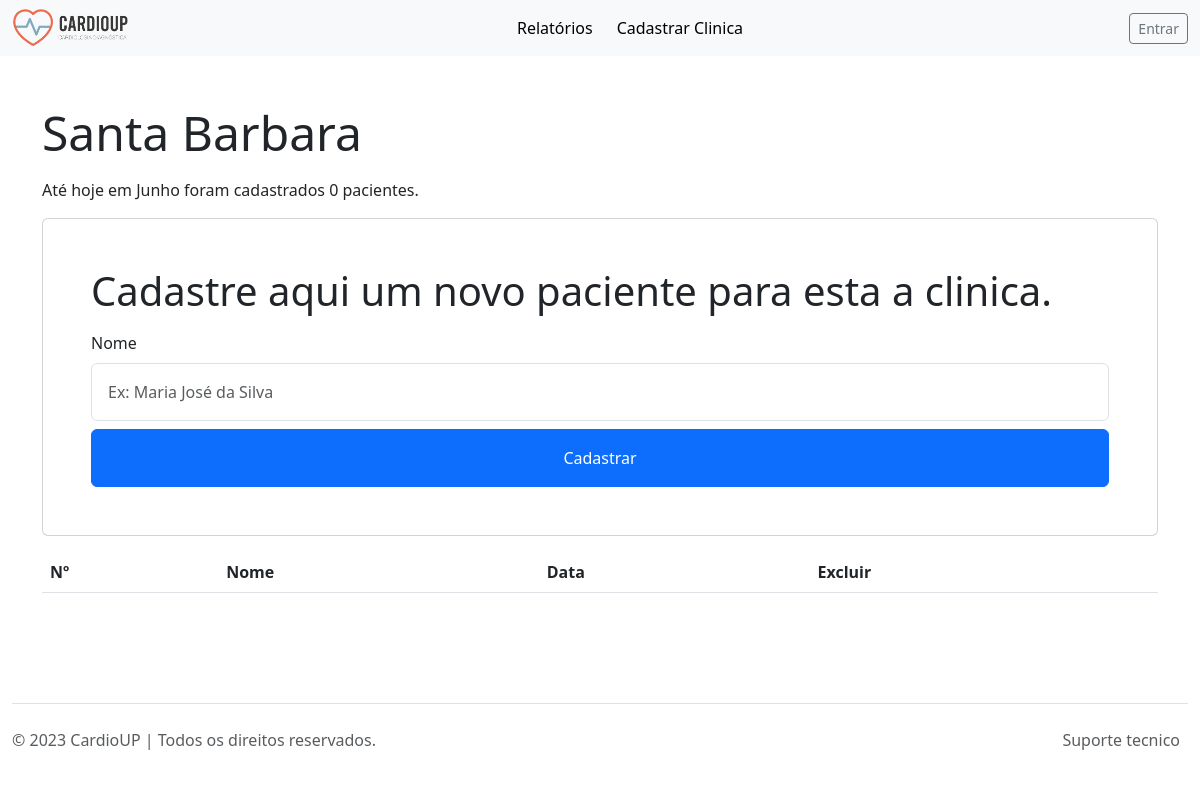
Before: /clinica/4/paciente/novo with the older database file.
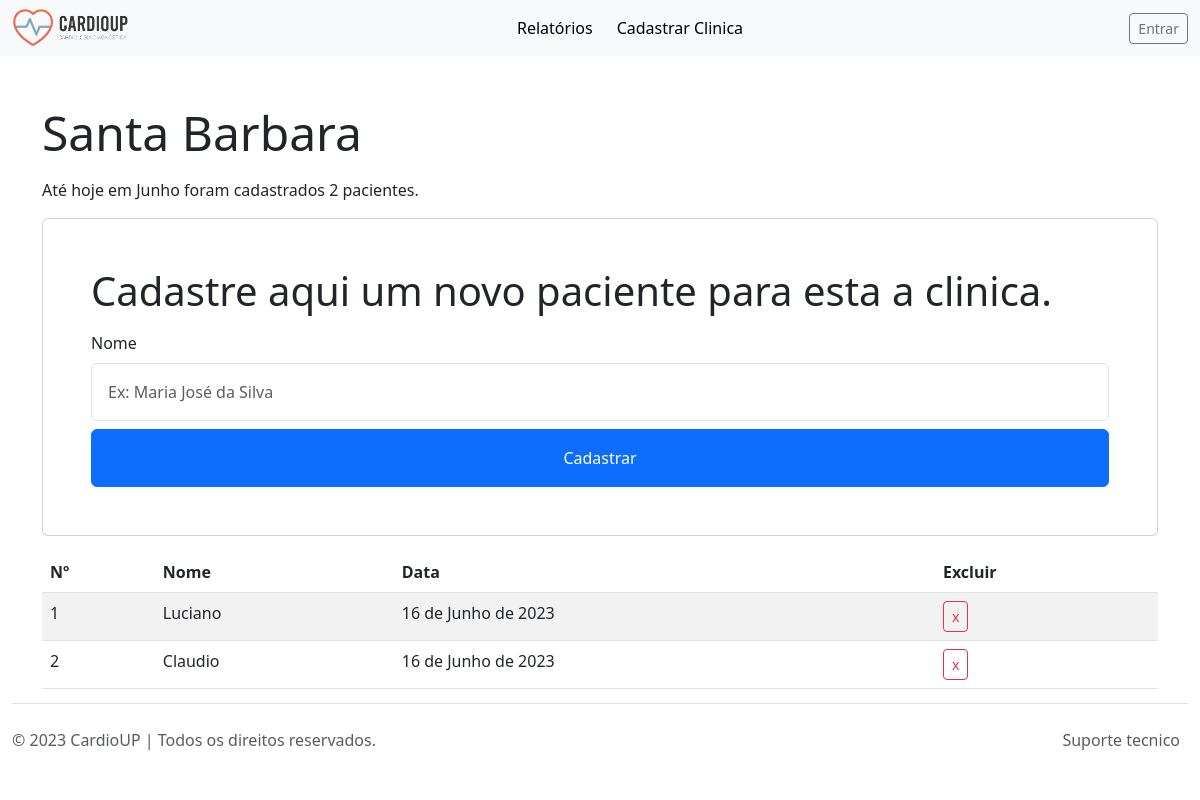
After: the same page with the newer database file.
### paciente/models.py (models this page shows, shortened)
class Paciente(models.Model):
    usuario = models.ForeignKey(Usuario, on_delete=models.CASCADE)
    clinica = models.ForeignKey(Clinica, on_delete=models.CASCADE)
    nome = models.CharField(max_length=200)
    criado_em = models.DateTimeField(auto_now_add=True)
    pago = models.BooleanField(default=False)
    class Meta:
        ordering = ['-criado_em', ]

### clinica/views.py (the view, shortened to what this page needs)
# urls.py: path('<int:clinica_id>/paciente/novo', PacienteNovoView.as_view(), name='paciente_novo'),
class PacienteNovoView(CreateView):
    model = Paciente
    form_class = PacienteForm
    template_name = 'clinica/clinica_paciente_novo.html'
    def get_context_data(self, **kwargs):
        context = super().get_context_data(**kwargs)
        clinica = Clinica.objects.get(id=self.kwargs['clinica_id'])
        ano = timezone.now().year
        mes = timezone.now().month
        primeiro_dia = datetime(ano, mes, 1, tzinfo=pytz.timezone('America/Sao_Paulo'))
        ultimo_dia = datetime(ano, mes, calendar.monthrange(ano, mes)[1], tzinfo=pytz.timezone('America/Sao_Paulo'))
        context["hoje"] = timezone.now()
        context["mes"] = timezone.now().month
        context["clinica"] = clinica
        context["pacientes"] = Paciente.objects.filter(clinica=clinica, criado_em__date=timezone.now())
        context["pacientes_mes"] = Paciente.objects.filter(clinica=clinica, criado_em__range=(primeiro_dia, ultimo_dia))
        return context

### clinica/forms.py
class PacienteForm(forms.ModelForm):
    class Meta:
        model = Paciente
        fields = ['nome', ]

### clinica/models.py (called while the page is built)
    def __str__(self):
        return '%s' % self.nome

### clinica/templates/clinica/clinica_paciente_novo.html (shortened to what this page needs)
{% extends 'base.html' %}
{% block content %}
<div class="container pt-5">
    <p class="display-5">{{ clinica }}</p>
    <p>Até hoje em {{ hoje|date:"F" }} foram cadastrados {{ pacientes_mes|length }} pacientes.</p>
    <div class="card p-5 mt-3 mb-3">
        <p class="display-6">Cadastre aqui um novo paciente para esta a clinica.</p>
        <form method="post">
            {% for field in form %}
            <div class="">
                <label for="{{ field.label|lower }}" class="form-label">Nome</label>
                <input autofocus type="text" class="form-control p-3" required id="{{ field.label|lower }}"
                       name="{{ field.label|lower }}"
                       placeholder="Ex: Maria José da Silva">
            </div>
            {% endfor %}
            <div class="d-grid align-center mx-auto col-xs-12 col-sm-12">
                <button type="submit" class="btn btn-primary btn-block mt-2  p-3">Cadastrar</button>
            </div>
        </form>
    </div>
    <table class="table table-striped">
        <thead>
        <tr>
            <th scope="col">Nº</th>
            <th scope="col">Nome</th>
            <th scope="col">Data</th>
            <th scope="col">Excluir</th>
        </tr>
        </thead>
        <tbody>
        {% for paciente in pacientes_mes %}
        <tr>
            <td scope="row">{{ forloop.counter0|add:1 }}</td>
            <td class="">{{ paciente.nome }}</td>
            <td class="">{{ paciente.criado_em|date }}</td>
            <td>
                <a href="{% url 'paciente_delete' paciente.id %}" class="btn btn-sm btn-outline-danger" type="button">x</a>
            </td>
        </tr>
        {% endfor %}
        </tbody>
    </table>
</div>
{% endblock %}

Changed rows visible on the page:
added Paciente: nome "Luciano", criado_em "16 de Junho de 2023"
added Paciente: nome "Claudio", criado_em "16 de Junho de 2023"
Other visible differences:
{{ pacientes_mes|length }}: "0" → "2"
